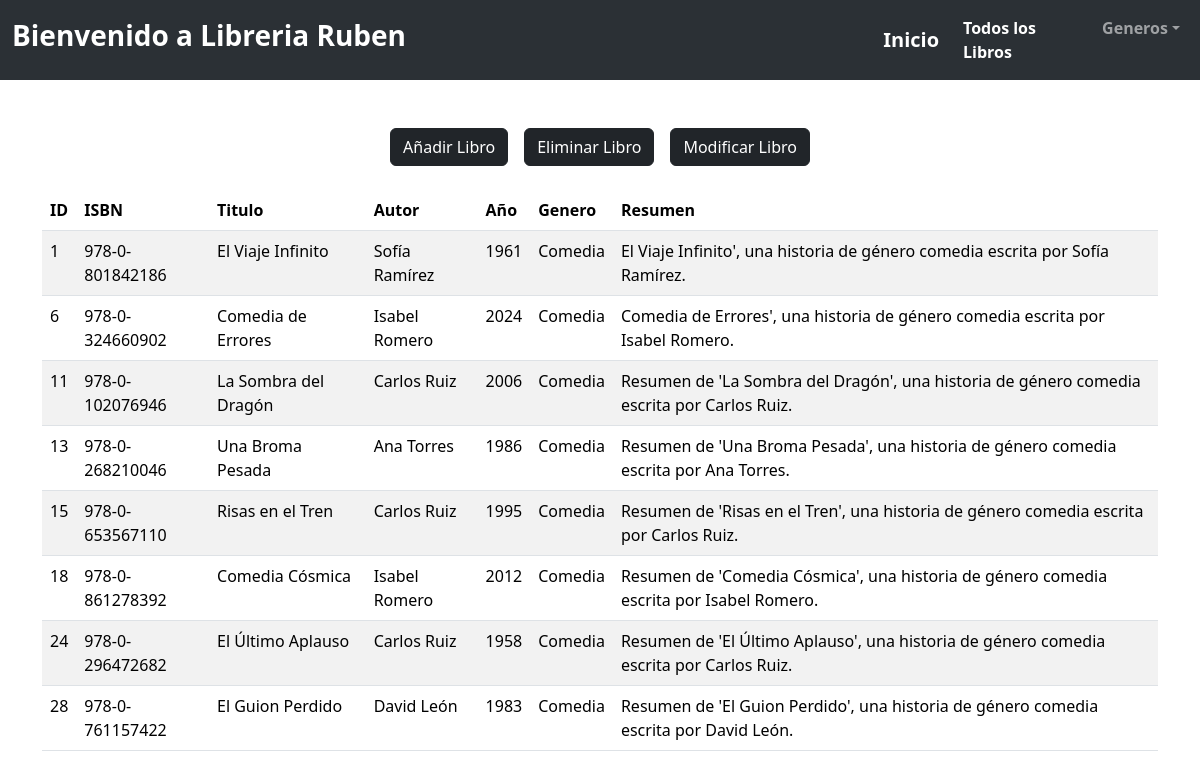
The app's page /genero_comedia.php with its own data.
### tables this page shows
CREATE TABLE libros (
	id INT AUTO_INCREMENT PRIMARY KEY,
    isbn VARCHAR(20) UNIQUE NOT NULL,
    titulo VARCHAR(255),
    autor VARCHAR(255),
    anio YEAR,
    genero VARCHAR(100),
    resumen TEXT
);

### funciones_bd.php (called while the page is built, shortened)
<?php
function genero_comedia()
{
  $host =  "localhost";
  $user =  "librouser";
  $pwd = "passworduser";
  $database = "Ruben_Rguez_BD";
  try {
    $conexion = mysqli_connect($host, $user, $pwd);
    mysqli_select_db($conexion, $database);
    $consulta = mysqli_query($conexion, "select * from libros where genero = 'comedia'");
  } catch (Exception $e) {
    echo 'Acaba de ocorrer un erro :' . $e->getMessage();
  }
  return $consulta;
}

### genero_comedia.php (the view, shortened to what this page needs)
<?php
include_once('funciones_bd.php');
$consulta = genero_comedia();
?>
<!DOCTYPE html>
<html lang="en">
<head>
    <link href="https://cdn.jsdelivr.net/npm/bootstrap@5.3.5/dist/css/bootstrap.min.css" rel="stylesheet">
</head>
<body>
    <nav class="navbar navbar-expand-lg bg-body-tertiary" data-bs-theme="dark">
        <div class="container-fluid">
            <div class="w-75 mx-auto">
                <span class="navbar-text">
                    <h3 class="text-white fw-bold">Bienvenido a Libreria Ruben</h3>
                </span>
            </div>
            <a class="navbar-brand" href="Inicio.php"><strong>Inicio</strong></a>
            <div class="collapse navbar-collapse" id="navbarSupportedContent">
                <ul class="navbar-nav me-auto mb-2 mb-lg-0">
                    <li class="nav-item">
                        <a class="nav-link active" aria-current="page" href="Consulta_total_libros.php"><strong>Todos los Libros</strong></a>
                    </li>
                    <li class="nav-item dropdown">
                        <a class="nav-link dropdown-toggle" href="#" role="button" data-bs-toggle="dropdown" aria-expanded="false"><strong>Generos</strong></a>
                    </li>
                </ul>
            </div>
        </div>
    </nav>
    <div class="container">
        <div class="d-flex justify-content-center gap-3">
            <a href="form_nuevo_libro.html" class="btn btn-dark">Añadir Libro</a>
            <a href="form_eliminar_libro.html" class="btn btn-dark">Eliminar Libro</a>
            <a href="form_modificar_libro.html" class="btn btn-dark">Modificar Libro</a>
        </div></br>
        <table class="table table-striped">
            <thead>
                <tr>
                    <th scope="col">ID</th>
                    <th scope="col">ISBN</th>
                    <th scope="col">Titulo</th>
                    <th scope="col">Autor</th>
                    <th scope="col">Año</th>
                    <th scope="col">Genero</th>
                    <th scope="col">Resumen</th>
                </tr>
            </thead>
            <tbody>
                <?php
                while ($fila = mysqli_fetch_array($consulta, MYSQLI_ASSOC)) {
                    echo "<tr>";
                    echo "<td>{$fila['id']}</td>";
                    echo "<td>{$fila['isbn']}</td>";
                    echo "<td>{$fila['titulo']}</td>";
                    echo "<td>{$fila['autor']}</td>";
                    echo "<td>{$fila['anio']}</td>";
                    echo "<td>{$fila['genero']}</td>";
                    echo "<td>{$fila['resumen']}</td>";
                    echo "</tr>";
                }
                ?>
            </tbody>
        </table>
    </div>
</body>
</html>

### records on screen
libros: id "1", isbn "978-0-801842186", titulo "El Viaje Infinito", autor "Sofía Ramírez", anio "1961", genero "Comedia", resumen "El Viaje Infinito', una historia de género comedia escrita por Sofía Ramírez."
libros: id "6", isbn "978-0-324660902", titulo "Comedia de Errores", autor "Isabel Romero", anio "2024", genero "Comedia", resumen "Comedia de Errores', una historia de género comedia escrita por Isabel Romero."
libros: id "11", isbn "978-0-102076946", titulo "La Sombra del Dragón", autor "Carlos Ruiz", anio "2006", genero "Comedia", resumen "Resumen de 'La Sombra del Dragón', una historia de género comedia escrita por Carlos Ruiz."
libros: id "13", isbn "978-0-268210046", titulo "Una Broma Pesada", autor "Ana Torres", anio "1986", genero "Comedia", resumen "Resumen de 'Una Broma Pesada', una historia de género comedia escrita por Ana Torres."
libros: id "15", isbn "978-0-653567110", titulo "Risas en el Tren", autor "Carlos Ruiz", anio "1995", genero "Comedia", resumen "Resumen de 'Risas en el Tren', una historia de género comedia escrita por Carlos Ruiz."
libros: id "18", isbn "978-0-861278392", titulo "Comedia Cósmica", autor "Isabel Romero", anio "2012", genero "Comedia", resumen "Resumen de 'Comedia Cósmica', una historia de género comedia escrita por Isabel Romero."
libros: id "24", isbn "978-0-296472682", titulo "El Último Aplauso", autor "Carlos Ruiz", anio "1958", genero "Comedia", resumen "Resumen de 'El Último Aplauso', una historia de género comedia escrita por Carlos Ruiz."
libros: id "28", isbn "978-0-761157422", titulo "El Guion Perdido", autor "David León", anio "1983", genero "Comedia", resumen "Resumen de 'El Guion Perdido', una historia de género comedia escrita por David León."
